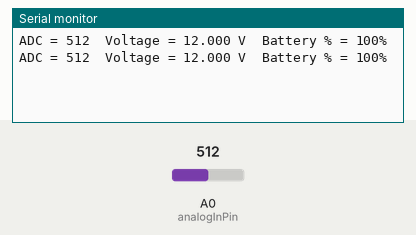
Bench run of a sketch on a simulated Arduino Uno, built with avr-gcc and run on an emulated ATmega328P. On the bench: the last lines printed to the serial monitor. The inputs (shaded band) are chosen by the test bench; at power-on: A0 (analogInPin) = 512.

Above: at 2.7 s.
2.8 s: A0 (analogInPin) set to 716
At 4.1 s:
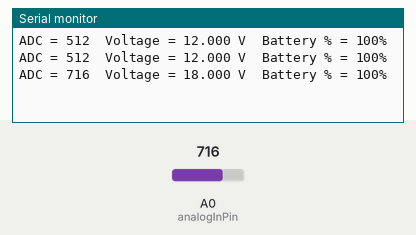
4.3 s: A0 (analogInPin) set to 900
At 5.2 s:
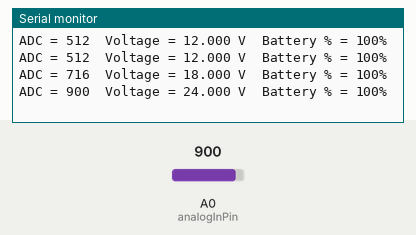
Timing chart, 0 to 7.3 s (numbered marks = the images above; inputs shaded):
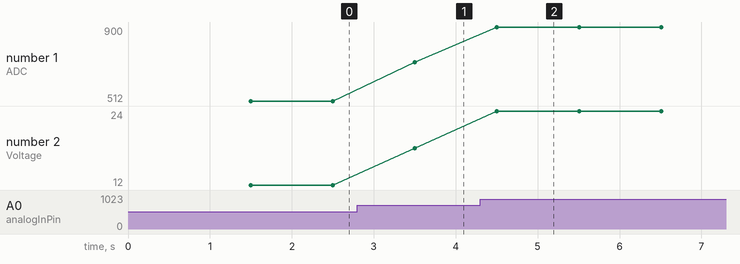

Measured:
- after the input at 2.8 s, the serial monitor: prints a new line after 0.70 s (image 1)
- after the input at 4.3 s, the serial monitor: prints a new line after 0.20 s (image 2)
- plotted number 1: 512 → 716 after the input at 2.8 s, 716 → 900 after the input at 4.3 s
- plotted number 2: 12 → 18 after the input at 2.8 s, 18 → 24 after the input at 4.3 s

The sketch:

sketch_nov23a.ino
```cpp
int analogInPin = A0;
int sensorValue;
float voltage;
int bat_percentage;
float calibration = 0.0;   // Adjust after calibration step

// Battery voltage range for percentage mapping
const float BATTERY_MIN_VOLTAGE = 3.0;
const float BATTERY_MAX_VOLTAGE = 4.2;

void setup() {
  Serial.begin(9600);
  delay(1500);
}

void loop() {
  sensorValue = analogRead(analogInPin);

  // Convert ADC reading to voltage considering voltage divider and calibration
  voltage = (((sensorValue) / 2)/100)*6 + calibration;

  // Map voltage to battery percentage
  bat_percentage = (int)mapfloat(voltage, BATTERY_MIN_VOLTAGE, BATTERY_MAX_VOLTAGE, 0, 100);
  bat_percentage = constrain(bat_percentage, 0, 100);

  // Print exact battery voltage and percentage
  Serial.print("ADC = ");
  Serial.print(sensorValue);
  Serial.print("\tVoltage = ");
  Serial.print(voltage, 3);
  Serial.print(" V\tBattery % = ");
  Serial.print(bat_percentage);
  Serial.println("%");

  delay(1000);
}

float mapfloat(float x, float in_min, float in_max, float out_min, float out_max) {
  return (x - in_min) * (out_max - out_min) / (in_max - in_min) + out_min;
}
```
